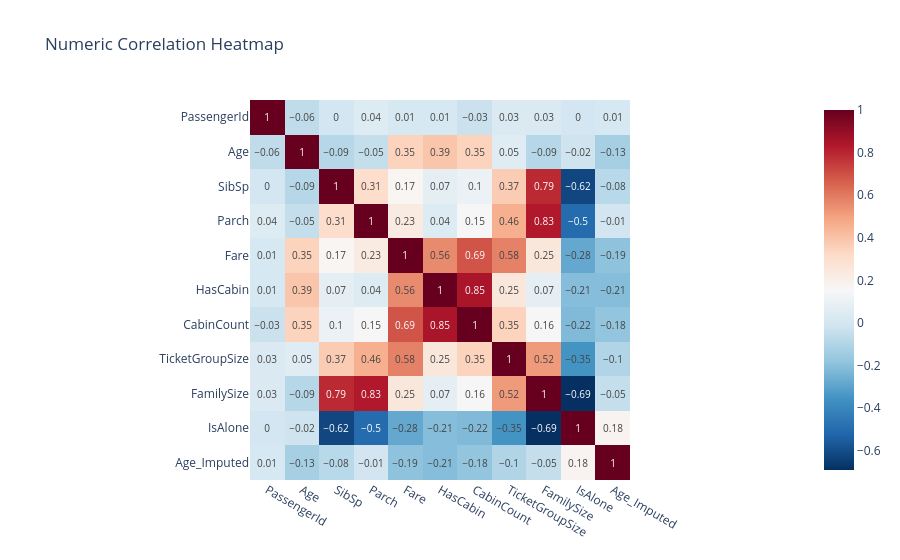

Notebook cell for this chart:
### Code cell
# Select numeric columns for correlation analysis
numeric_cols = df.select_dtypes(include=["float64", "int64", "int32"]).columns
corr_matrix = df[numeric_cols].corr().round(2)

# Generate Heatmap
fig_corr = px.imshow(
    corr_matrix,
    text_auto=True,
    color_continuous_scale="RdBu_r",
    title="Numeric Correlation Heatmap"
)
fig_corr.show()

### Figure 1 — Plotly figure (JSON) as saved in the notebook; plotly's stock layout.template omitted (floating-point values rounded to 4 significant figures)
{"data": [{"coloraxis": "coloraxis", "hovertemplate": "x: %{x}<br>y: %{y}<br>color: %{z}<extra></extra>", "name": "0", "texttemplate": "%{z}", "type": "heatmap", "x": ["PassengerId", "Age", "SibSp", "Parch", "Fare", "HasCabin", "CabinCount", "TicketGroupSize", "FamilySize", "IsAlone", "Age_Imputed"], "xaxis": "x", "y": ["PassengerId", "Age", "SibSp", "Parch", "Fare", "HasCabin", "CabinCount", "TicketGroupSize", "FamilySize", "IsAlone", "Age_Imputed"], "yaxis": "y", "z": [[1.0, -0.06, 0.0, 0.04, 0.01, 0.01, -0.03, 0.03, 0.03, -0.0, 0.01], [-0.06, 1.0, -0.09, -0.05, 0.35, 0.39, 0.35, 0.05, -0.09, -0.02, -0.13], [0.0, -0.09, 1.0, 0.31, 0.17, 0.07, 0.1, 0.37, 0.79, -0.62, -0.08], [0.04, -0.05, 0.31, 1.0, 0.23, 0.04, 0.15, 0.46, 0.83, -0.5, -0.01], [0.01, 0.35, 0.17, 0.23, 1.0, 0.56, 0.69, 0.58, 0.25, -0.28, -0.19], [0.01, 0.39, 0.07, 0.04, 0.56, 1.0, 0.85, 0.25, 0.07, -0.21, -0.21], [-0.03, 0.35, 0.1, 0.15, 0.69, 0.85, 1.0, 0.35, 0.16, -0.22, -0.18], [0.03, 0.05, 0.37, 0.46, 0.58, 0.25, 0.35, 1.0, 0.52, -0.35, -0.1], [0.03, -0.09, 0.79, 0.83, 0.25, 0.07, 0.16, 0.52, 1.0, -0.69, -0.05], [-0.0, -0.02, -0.62, -0.5, -0.28, -0.21, -0.22, -0.35, -0.69, 1.0, 0.18], [0.01, -0.13, -0.08, -0.01, -0.19, -0.21, -0.18, -0.1, -0.05, 0.18, 1.0]]}], "layout": {"coloraxis": {"autocolorscale": false, "colorscale": [[0, "rgb(5,48,97)"], [0.1, "rgb(33,102,172)"], [0.2, "rgb(67,147,195)"], [0.3, "rgb(146,197,222)"], [0.4, "rgb(209,229,240)"], [0.5, "rgb(247,247,247)"], [0.6, "rgb(253,219,199)"], [0.7, "rgb(244,165,130)"], [0.8, "rgb(214,96,77)"], [0.9, "rgb(178,24,43)"], [1, "rgb(103,0,31)"]]}, "title": {"text": "Numeric Correlation Heatmap"}, "xaxis": {"anchor": "y", "constrain": "domain", "domain": [0, 1], "scaleanchor": "y"}, "yaxis": {"anchor": "x", "autorange": "reversed", "constrain": "domain", "domain": [0, 1]}}}
